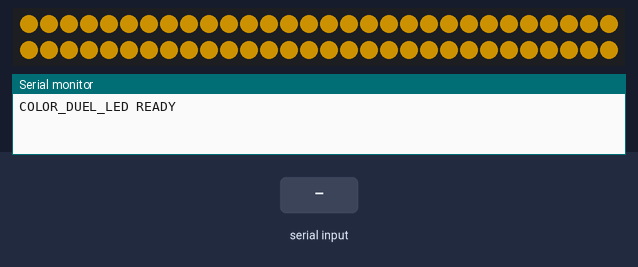
The sketch below on a simulated Arduino Uno, built with avr-gcc and run on an emulated ATmega328P. Parts: 60 RGB LEDs in strip order, left to right, continuing on the next row, the last lines printed to the serial monitor. The test bench sets the inputs (shaded band). Dim RGB values are drawn brighter than linear.

Above: at 1.12 s.
2.4 s: "TEST\n" received over Serial
At 2.43 s:
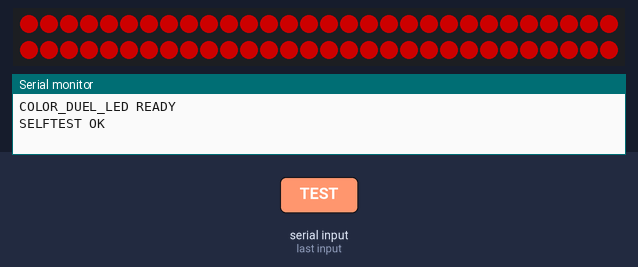
At 3.9 s:
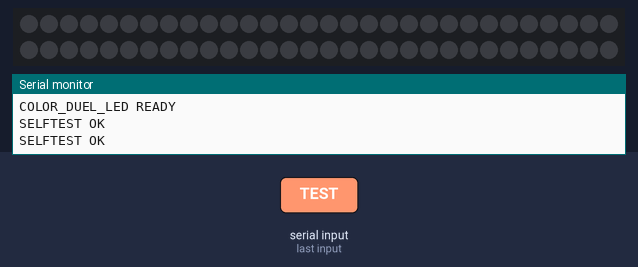
4.1 s: "CHASE ,45\n" received over Serial
Timing chart, 0 to 7.1 s (numbered marks = the images above; inputs shaded):
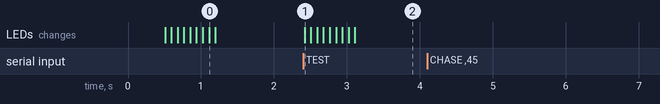

Measured:
- after the input at 2.4 s, the LEDs: change at once (image 1)

The sketch:

ColorDuel_LED_Nano.ino
```cpp
#include <Adafruit_NeoPixel.h>

const uint8_t LINE_PINS[8]={2,3,4,5,6,7,8,9};
const uint8_t LEDS=60,MAX_PULSES=6;
Adafruit_NeoPixel strip(LEDS,LINE_PINS[0],NEO_GRB+NEO_KHZ800);
struct Pulse{bool active;uint32_t started;uint32_t color;};
Pulse pulses[8][MAX_PULSES];
uint32_t baseColor[8]={0},flashColor[8]={0},flashUntil[8]={0};
String line;

uint32_t rgb(char c){if(c=='R')return strip.Color(255,0,0);if(c=='G')return strip.Color(0,255,50);if(c=='B')return strip.Color(0,80,255);if(c=='Y')return strip.Color(255,180,0);return strip.Color(255,255,255);}
void setPulse(Pulse &pulse,char color){pulse.active=true;pulse.started=millis();pulse.color=rgb(color);}
void startPulse(uint8_t player,char color){if(player<1||player>2||String("RGBY").indexOf(color)<0)return;uint8_t channel=(player-1)*4+(color=='R'?0:color=='G'?1:color=='B'?2:3);for(uint8_t i=0;i<MAX_PULSES;i++){if(!pulses[channel][i].active){setPulse(pulses[channel][i],color);return;}}setPulse(pulses[channel][0],color);}
void flashPlayer(uint8_t player,char color,uint16_t duration){if(player<1||player>2)return;for(uint8_t c=0;c<4;c++){uint8_t ch=(player-1)*4+c;flashColor[ch]=rgb(color);flashUntil[ch]=millis()+duration;}}
void render(){uint32_t now=millis();for(uint8_t ch=0;ch<8;ch++){strip.setPin(LINE_PINS[ch]);strip.clear();if(baseColor[ch])for(uint8_t i=0;i<LEDS;i++)strip.setPixelColor(i,baseColor[ch]);if((int32_t)(flashUntil[ch]-now)>0)for(uint8_t i=0;i<LEDS;i++)strip.setPixelColor(i,flashColor[ch]);for(uint8_t n=0;n<MAX_PULSES;n++){Pulse&p=pulses[ch][n];if(!p.active)continue;uint32_t age=now-p.started;int16_t head=age/22;if(head>=LEDS+8){p.active=false;continue;}for(int8_t tail=0;tail<8;tail++){int16_t pos=head-tail;if(pos>=0&&pos<LEDS){uint8_t scale=255-tail*28,r=(uint8_t)(p.color>>16),g=(uint8_t)(p.color>>8),b=(uint8_t)p.color;strip.setPixelColor(pos,(r*scale)/255,(g*scale)/255,(b*scale)/255);}}}strip.show();}}
void clearAll(){for(uint8_t i=0;i<8;i++){baseColor[i]=0;flashUntil[i]=0;for(uint8_t n=0;n<MAX_PULSES;n++)pulses[i][n].active=false;}}
void selfTest(){const char colors[4]={'R','G','B','Y'};for(uint8_t ch=0;ch<8;ch++){strip.setPin(LINE_PINS[ch]);strip.clear();for(uint8_t i=0;i<LEDS;i++)strip.setPixelColor(i,rgb(colors[ch%4]));strip.show();delay(80);strip.clear();strip.show();}clearAll();Serial.println("SELFTEST OK");}
void command(String s){s.trim();if(s=="IDENTIFY"||s=="HELLO"){Serial.println("COLOR_DUEL_LED READY");return;}if(s=="TEST"){selfTest();return;}if(s.startsWith("CHASE ")&&s.length()>=9){uint8_t player=s.charAt(6)-'0';char color=s.charAt(8);Serial.print("ACK CHASE ");Serial.print(player);Serial.print(' ');Serial.println(color);Serial.flush();startPulse(player,color);return;}if(s.startsWith("FLASH ")){flashPlayer(s.charAt(6)-'0','R',300);return;}if(s.startsWith("ROUND_WIN ")){flashPlayer(s.charAt(10)-'0','G',450);return;}if(s.startsWith("PATTERN ")){for(uint8_t i=0;i<8;i++)baseColor[i]=0;return;}if(s.startsWith("SOLO ")){String colors=s.substring(5);for(uint8_t p=0;p<2;p++)for(uint8_t c=0;c<4;c++)baseColor[p*4+c]=colors.indexOf("RGBY"[c])>=0?rgb("RGBY"[c]):0;return;}if(s.startsWith("MODE ")){clearAll();return;}}
void setup(){Serial.begin(9600);strip.begin();strip.setBrightness(110);strip.show();Serial.println("COLOR_DUEL_LED READY");delay(500);selfTest();}
void loop(){while(Serial.available()){char c=Serial.read();if(c=='\n'){command(line);line="";}else if(c!='\r'&&line.length()<80)line+=c;}render();}
```
